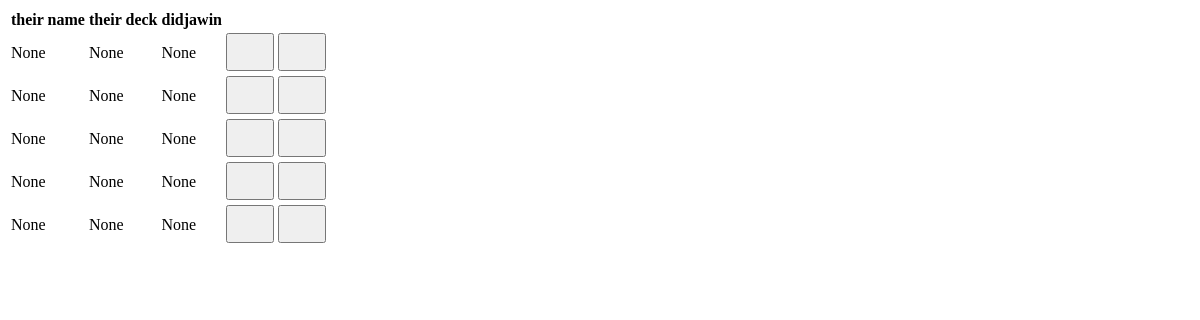
/39/get_matches_table, run on an earlier commit of the app's database.
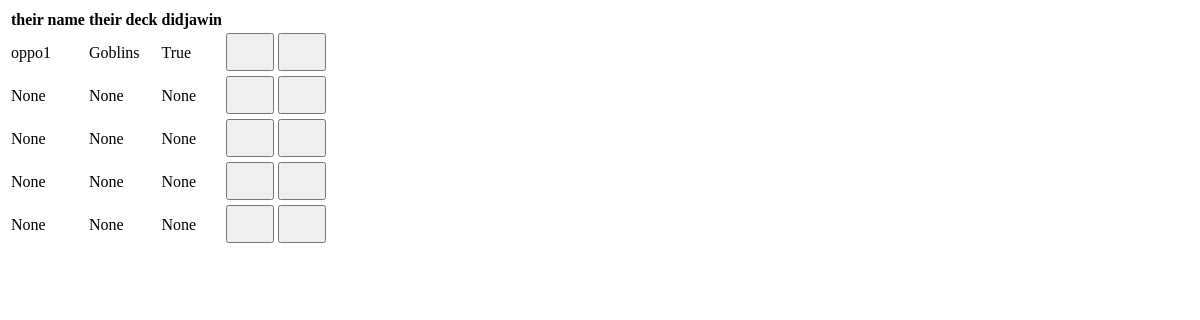
And on a later commit of the database.
### base/models.py (models this page shows, shortened)
class Match(models.Model):
    user = models.ForeignKey(User, null=True, on_delete=models.CASCADE)
    dateCreated = models.DateTimeField(default=timezone.now, null=True)
    mtgFormat = models.ForeignKey(MtgFormat, null=True, on_delete=models.CASCADE, related_name="mtgFormat")
    myDeck = models.ForeignKey(Deck, null=True, on_delete=models.CASCADE, related_name="mydeck")
    theirName = models.CharField(null=True, max_length=100)
    theirArchetype = models.ForeignKey(Archetype, verbose_name="Their Archetype", null=True, on_delete=models.CASCADE, related_name="theirarchetype")
    theirDeck = models.ForeignKey(Deck, verbose_name="Their Deck", null=True, on_delete=models.CASCADE, related_name="theirdeck")
    theirFlavor = models.ForeignKey(Flavor, verbose_name="Thier Flavor", null=True, on_delete=models.CASCADE, related_name="theirflavors")
    inLeagueNum = models.IntegerField(null=True)
    game1 = models.BooleanField(verbose_name='Win', default=False, help_text="win")
    game2 = models.BooleanField(verbose_name='Win', default=False)
    game3 = models.BooleanField(verbose_name='Win', null=True, default=None)
    didjawin = models.BooleanField('Match Win', null=True, default=None)
    league = models.ForeignKey(League, null=True, on_delete=models.CASCADE, related_name="matches")

class Deck(models.Model):
    name = models.CharField(verbose_name="deck name", max_length=25)
    mtgFormat = models.ForeignKey(
        MtgFormat, null=True, on_delete=models.CASCADE)
    archetype = models.ForeignKey(
        Archetype, null=True, on_delete=models.CASCADE)
    dateCreated = models.DateTimeField(default=timezone.now)
    def __str__(self):
        return str(self.name)

### base/views.py (the view)
# urls.py: path('<int:league_pk>/get_matches_table', views.get_matches_table, name='get_matches_table'),
def get_matches_table(request, league_pk):
    league = League.objects.get(pk=league_pk)
    matches_list = league.matches.all()
    context = {
        "matches": matches_list
    }
    return render(request, 'base/partials/matches_table.html', context)

### base/templates/base/partials/matches_table.html
<table class="table table-hover">
    <thead>
        <th>their name</th>
        <th>their deck</th>
        <th>didjawin</th>
        <th></th>
        <th></th>
    </thead>
    <tbody>
        {% for match in matches %}
            <tr>
                <td>{{ match.theirName }}</td>
                <td>{{ match.theirDeck }}</td>
                <td>{{ match.didjawin }}</td>
                <td>
                    <button class='btn' hx-get="#" hx-target="closest tr" hx-swap="outerHTML"><svg class="bi bi-pencil" width="32" height="32"><use xlink:href="#pencil"></svg></button>
                    <button class='btn' hx-confirm='Are you Sure?' hx-target="closest tr" hx-swap="outerHTML swap:1s" hx-delete="#"><svg class="bi bi-trash3" width="32" height="32"><use xlink:href="#trash3"></svg></button>
                </td>
            </tr>
        {% endfor %}
    </tbody>
</table>

What changed in the data, as far as the page shows it:
changed Match: theirName "None" → "oppo1"; theirDeck "None" → "Goblins"; didjawin "None" → "True"
